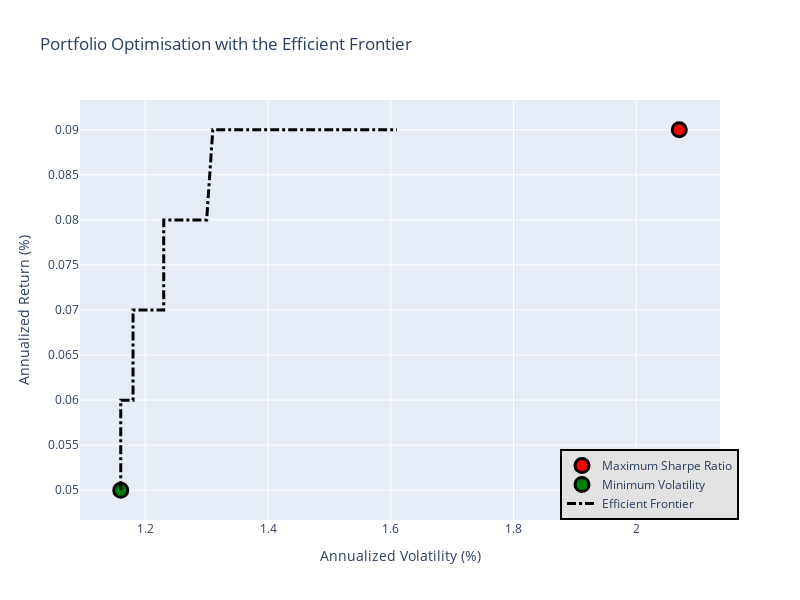

The cell this chart's notebook holds for it:
### Code cell
def maxSR(mean_log_returns, covariance_matrix_log_returns, risk_free_rate=.03, constraintSet=(0, 1)):
    num_assets = len(mean_log_returns)
    
    def portfolio_return(weights):
        return np.dot(weights, mean_log_returns)
    
    def portfolio_volatility(weights):
        return np.sqrt(np.dot(weights.T, np.dot(covariance_matrix_log_returns, weights)))
    
    def negative_sharpe_ratio(weights):
        return - (portfolio_return(weights) - risk_free_rate) / portfolio_volatility(weights)
    
    constraints = {'type': 'eq', 'fun': lambda x: np.sum(x) - 1}
    bounds = tuple(constraintSet for _ in range(num_assets))
    initial_guess = num_assets * [1. / num_assets]
    
    result = minimize(negative_sharpe_ratio, initial_guess, method='SLSQP', bounds=bounds, constraints=constraints)
    return result

def minimizeVariance(mean_log_returns, covariance_matrix_log_returns, constraintSet=(0, 1)):
    num_assets = len(mean_log_returns)
    
    def portfolio_volatility(weights):
        return np.sqrt(np.dot(weights.T, np.dot(covariance_matrix_log_returns, weights)))
    
    constraints = {'type': 'eq', 'fun': lambda x: np.sum(x) - 1}
    bounds = tuple(constraintSet for _ in range(num_assets))
    initial_guess = num_assets * [1. / num_assets]
    
    result = minimize(portfolio_volatility, initial_guess, method='SLSQP', bounds=bounds, constraints=constraints)
    return result

def portfolioPerformance(weights, mean_log_returns, covariance_matrix_log_returns):
    portfolio_return = np.dot(weights, mean_log_returns)
    portfolio_stddev = np.sqrt(np.dot(weights.T, np.dot(covariance_matrix_log_returns, weights)))
    return portfolio_return, portfolio_stddev

def portfolioReturn(weights, mean_log_returns, covariance_matrix_log_returns):
    return np.dot(weights, mean_log_returns)

def portfolioVariance(weights, mean_log_returns, covariance_matrix_log_returns):
    return np.sqrt(np.dot(weights.T, np.dot(covariance_matrix_log_returns, weights)))

def efficientOpt(mean_log_returns, covariance_matrix_log_returns, returnTarget, constraintSet=(0, 1)):
    "For each returnTarget, we want to optimize the portfolio for minimum variance"
    num_assets = len(mean_log_returns)
    args = (mean_log_returns, covariance_matrix_log_returns)
    
    constraints = (
        {'type': 'eq', 'fun': lambda x: portfolioReturn(x, mean_log_returns, covariance_matrix_log_returns) - returnTarget},
        {'type': 'eq', 'fun': lambda x: np.sum(x) - 1}
    )
    bounds = tuple(constraintSet for _ in range(num_assets))
    initial_guess = num_assets * [1. / num_assets]
    
    effOpt = minimize(portfolioVariance, initial_guess, args=args, method='SLSQP', bounds=bounds, constraints=constraints)
    return effOpt

def calculatedResults(mean_log_returns, covariance_matrix_log_returns, risk_free_rate=.03, constraintSet=(0, 1)):
    "read in mean, cov matrix, and other financial information"
    "output, Max SR, Min Volatility, efficient frontier"
    # Max Sharpe Ratio Portfolio
    maxSR_Portfolio = maxSR(mean_log_returns, covariance_matrix_log_returns, risk_free_rate, constraintSet)
    maxSR_Returns, maxSR_std = portfolioPerformance(maxSR_Portfolio.x, mean_log_returns, covariance_matrix_log_returns)
    maxSR_Returns, maxSR_std = round(maxSR_Returns * 100, 2), round(maxSR_std * 100, 2)
    maxSR_allocation = pd.DataFrame(maxSR_Portfolio.x, index=mean_log_returns.index, columns=['allocation'])
    maxSR_allocation.allocation = [round(i * 100, 0) for i in maxSR_allocation.allocation]
    
    # Min Volatility Portfolio 
    minVol_Portfolio = minimizeVariance(mean_log_returns, covariance_matrix_log_returns, constraintSet)
    minVol_returns, minVol_std = portfolioPerformance(minVol_Portfolio.x, mean_log_returns, covariance_matrix_log_returns)
    minVol_returns, minVol_std = round(minVol_returns * 100, 2), round(minVol_std * 100, 2)
    minVol_allocation = pd.DataFrame(minVol_Portfolio.x, index=mean_log_returns.index, columns=['allocation'])
    minVol_allocation.allocation = [round(i * 100, 0) for i in minVol_allocation.allocation]

    # Efficient Frontier
    target_returns = np.linspace(minVol_returns / 100, maxSR_Returns / 100, 100)
    efficient_stddevs = []
    efficient_allocations = []
    
    for target in target_returns:
        efficient_portfolio = efficientOpt(mean_log_returns, covariance_matrix_log_returns, target, constraintSet)
        efficient_stddev = portfolioPerformance(efficient_portfolio.x, mean_log_returns, covariance_matrix_log_returns)[1]
        efficient_stddevs.append(efficient_stddev)
        efficient_allocations.append(efficient_portfolio.x)

    efficient_stddevs = [round(std * 100, 2) for std in efficient_stddevs]
    target_returns = [round(ret * 100, 2) for ret in target_returns]
    
    return maxSR_Returns, maxSR_std, maxSR_allocation, minVol_returns, minVol_std, minVol_allocation, efficient_stddevs, target_returns, efficient_allocations

# Graph Function
def EF_graph(mean_log_returns, covariance_matrix_log_returns, riskFreeRate=.03, constraintSet=(0, 1)):
    "return a graph, plotting minVol, maxSR and efficient frontier"
    maxSR_Returns, maxSR_std, maxSR_allocation, minVol_returns, minVol_std, minVol_allocation, efficientList, targetReturn, efficient_allocations = calculatedResults(mean_log_returns, covariance_matrix_log_returns, riskFreeRate, constraintSet)
    
    # Max SR
    MaxSharpeRatio = go.Scatter(
        name="Maximum Sharpe Ratio",
        mode="markers",
        x=[maxSR_std],
        y=[maxSR_Returns],
        marker=dict(color='red', size=14, line=dict(width=3, color='black')),
        text=[maxSR_allocation.to_dict()['allocation']],
        hoverinfo='text'
    )
    
    # Min Vol
    MinVol = go.Scatter(
        name="Minimum Volatility",
        mode="markers",
        x=[minVol_std],
        y=[minVol_returns],
        marker=dict(color='green', size=14, line=dict(width=3, color='black')),
        text=[minVol_allocation.to_dict()['allocation']],
        hoverinfo='text'
    )    
         
    # Efficient Frontier
    efficient_text = [
        "<br>".join([f"{symbol}: {round(weight*100, 2)}%" for symbol, weight in zip(mean_log_returns.index, alloc)])
        for alloc in efficient_allocations
    ]
    
    EF_curve = go.Scatter(
        name="Efficient Frontier",
        mode="lines",
        x=efficientList,
        y=targetReturn,
        line=dict(color='black', width=3, dash='dashdot'),
        text=efficient_text,
        hoverinfo='text'
    )    
    
    data = [MaxSharpeRatio, MinVol, EF_curve]
    
    layout = go.Layout(
        title="Portfolio Optimisation with the Efficient Frontier",
        yaxis=dict(title="Annualized Return (%)"),
        xaxis=dict(title="Annualized Volatility (%)"),
        showlegend=True,
        legend=dict(
            x=0.75, 
            y=0, 
            traceorder='normal', 
            bgcolor='#E2E2E2', 
            bordercolor='black', 
            borderwidth=2),
        width=800,
        height=600,
    )
        
    fig = go.Figure(data=data, layout=layout)   
    
    return fig.show()

EF_graph(mean_log_returns, covariance_matrix_log_returns)

### Figure 1 — Plotly figure (JSON) as saved in the notebook; plotly's stock layout.template omitted (floating-point values rounded to 4 significant figures)
{"data": [{"hoverinfo": "text", "marker": {"color": "red", "line": {"color": "black", "width": 3}, "size": 14}, "mode": "markers", "name": "Maximum Sharpe Ratio", "text": ["{'AMZN': 100.0, 'COST': 0.0, 'MMM': 0.0}"], "type": "scatter", "x": [2.07], "y": [0.09]}, {"hoverinfo": "text", "marker": {"color": "green", "line": {"color": "black", "width": 3}, "size": 14}, "mode": "markers", "name": "Minimum Volatility", "text": ["{'AMZN': 9.0, 'COST': 47.0, 'MMM': 45.0}"], "type": "scatter", "x": [1.16], "y": [0.05]}, {"hoverinfo": "text", "line": {"color": "black", "dash": "dashdot", "width": 3}, "mode": "lines", "name": "Efficient Frontier", "text": ["AMZN: 6.86%<br>COST: 49.18%<br>MMM: 43.97%", "AMZN: 7.0%<br>COST: 49.53%<br>MMM: 43.46%", "AMZN: 7.15%<br>COST: 49.89%<br>MMM: 42.96%", "AMZN: 7.3%<br>COST: 50.25%<br>MMM: 42.46%", "AMZN: 7.44%<br>COST: 50.6%<br>MMM: 41.95%", "AMZN: 7.59%<br>COST: 50.96%<br>MMM: 41.45%", "AMZN: 7.74%<br>COST: 51.31%<br>MMM: 40.95%", "AMZN: 7.88%<br>COST: 51.67%<br>MMM: 40.44%", "AMZN: 8.03%<br>COST: 52.03%<br>MMM: 39.94%", "AMZN: 8.18%<br>COST: 52.38%<br>MMM: 39.44%", "AMZN: 8.33%<br>COST: 52.74%<br>MMM: 38.93%", "AMZN: 8.47%<br>COST: 53.1%<br>MMM: 38.43%", "AMZN: 8.62%<br>COST: 53.45%<br>MMM: 37.93%", "AMZN: 8.77%<br>COST: 53.81%<br>MMM: 37.42%", "AMZN: 8.91%<br>COST: 54.16%<br>MMM: 36.92%", "AMZN: 9.06%<br>COST: 54.52%<br>MMM: 36.42%", "AMZN: 9.21%<br>COST: 54.88%<br>MMM: 35.91%", "AMZN: 9.36%<br>COST: 55.23%<br>MMM: 35.41%", "AMZN: 9.5%<br>COST: 55.59%<br>MMM: 34.91%", "AMZN: 9.65%<br>COST: 55.94%<br>MMM: 34.41%", "AMZN: 9.8%<br>COST: 56.3%<br>MMM: 33.9%", "AMZN: 9.95%<br>COST: 56.66%<br>MMM: 33.4%", "AMZN: 10.09%<br>COST: 57.01%<br>MMM: 32.9%", "AMZN: 10.24%<br>COST: 57.37%<br>MMM: 32.39%", "AMZN: 10.39%<br>COST: 57.73%<br>MMM: 31.89%", "AMZN: 10.53%<br>COST: 58.09%<br>MMM: 31.38%", "AMZN: 10.67%<br>COST: 58.45%<br>MMM: 30.88%", "AMZN: 10.84%<br>COST: 58.78%<br>MMM: 30.38%", "AMZN: 10.96%<br>COST: 59.17%<br>MMM: 29.87%", "AMZN: 11.12%<br>COST: 59.51%<br>MMM: 29.37%", "AMZN: 11.27%<br>COST: 59.86%<br>MMM: 28.87%", "AMZN: 11.42%<br>COST: 60.22%<br>MMM: 28.37%", "AMZN: 11.57%<br>COST: 60.57%<br>MMM: 27.86%", "AMZN: 11.72%<br>COST: 60.93%<br>MMM: 27.36%", "AMZN: 11.86%<br>COST: 61.28%<br>MMM: 26.86%", "AMZN: 12.01%<br>COST: 61.64%<br>MMM: 26.35%", "AMZN: 12.16%<br>COST: 61.99%<br>MMM: 25.85%", "AMZN: 12.31%<br>COST: 62.35%<br>MMM: 25.35%", "AMZN: 12.45%<br>COST: 62.7%<br>MMM: 24.84%", "AMZN: 12.6%<br>COST: 63.06%<br>MMM: 24.34%", "AMZN: 12.75%<br>COST: 63.41%<br>MMM: 23.84%", "AMZN: 12.9%<br>COST: 63.77%<br>MMM: 23.33%", "AMZN: 13.05%<br>COST: 64.12%<br>MMM: 22.83%", "AMZN: 13.19%<br>COST: 64.48%<br>MMM: 22.33%", "AMZN: 13.34%<br>COST: 64.83%<br>MMM: 21.82%", "AMZN: 13.49%<br>COST: 65.19%<br>MMM: 21.32%", "AMZN: 13.64%<br>COST: 65.55%<br>MMM: 20.82%", "AMZN: 13.78%<br>COST: 65.9%<br>MMM: 20.31%", "AMZN: 13.93%<br>COST: 66.26%<br>MMM: 19.81%", "AMZN: 14.08%<br>COST: 66.61%<br>MMM: 19.31%", "AMZN: 14.23%<br>COST: 66.97%<br>MMM: 18.81%", "AMZN: 14.38%<br>COST: 67.32%<br>MMM: 18.3%", "AMZN: 14.52%<br>COST: 67.68%<br>MMM: 17.8%", "AMZN: 14.67%<br>COST: 68.03%<br>MMM: 17.3%", "AMZN: 14.82%<br>COST: 68.39%<br>MMM: 16.79%", "AMZN: 14.97%<br>COST: 68.74%<br>MMM: 16.29%", "AMZN: 15.12%<br>COST: 69.1%<br>MMM: 15.79%", "AMZN: 15.26%<br>COST: 69.45%<br>MMM: 15.28%", "AMZN: 15.41%<br>COST: 69.81%<br>MMM: 14.78%", "AMZN: 15.56%<br>COST: 70.16%<br>MMM: 14.28%", "AMZN: 15.71%<br>COST: 70.52%<br>MMM: 13.77%", "AMZN: 15.86%<br>COST: 70.87%<br>MMM: 13.27%", "AMZN: 16.0%<br>COST: 71.23%<br>MMM: 12.77%", "AMZN: 16.15%<br>COST: 71.58%<br>MMM: 12.26%", "AMZN: 16.3%<br>COST: 71.94%<br>MMM: 11.76%", "AMZN: 16.45%<br>COST: 72.29%<br>MMM: 11.26%", "AMZN: 16.6%<br>COST: 72.65%<br>MMM: 10.75%", "AMZN: 16.75%<br>COST: 73.0%<br>MMM: 10.25%", "AMZN: 16.89%<br>COST: 73.36%<br>MMM: 9.75%", "AMZN: 17.04%<br>COST: 73.71%<br>MMM: 9.25%", "AMZN: 17.19%<br>COST: 74.07%<br>MMM: 8.74%", "AMZN: 17.34%<br>COST: 74.42%<br>MMM: 8.24%", "AMZN: 17.49%<br>COST: 74.78%<br>MMM: 7.74%", "AMZN: 17.64%<br>COST: 75.13%<br>MMM: 7.23%", "AMZN: 17.78%<br>COST: 75.49%<br>MMM: 6.73%", "AMZN: 17.93%<br>COST: 75.84%<br>MMM: 6.23%", "AMZN: 18.08%<br>COST: 76.2%<br>MMM: 5.72%", "AMZN: 18.23%<br>COST: 76.55%<br>MMM: 5.22%", "AMZN: 18.38%<br>COST: 76.91%<br>MMM: 4.72%", "AMZN: 18.53%<br>COST: 77.26%<br>MMM: 4.21%", "AMZN: 18.67%<br>COST: 77.61%<br>MMM: 3.71%", "AMZN: 18.82%<br>COST: 77.97%<br>MMM: 3.21%", "AMZN: 18.97%<br>COST: 78.32%<br>MMM: 2.7%", "AMZN: 19.12%<br>COST: 78.68%<br>MMM: 2.2%", "AMZN: 19.27%<br>COST: 79.03%<br>MMM: 1.7%", "AMZN: 19.42%<br>COST: 79.39%<br>MMM: 1.2%", "AMZN: 19.57%<br>COST: 79.74%<br>MMM: 0.69%", "AMZN: 19.65%<br>COST: 80.17%<br>MMM: 0.18%", "AMZN: 22.22%<br>COST: 77.78%<br>MMM: 0.0%", "AMZN: 26.14%<br>COST: 73.86%<br>MMM: 0.0%", "AMZN: 30.07%<br>COST: 69.93%<br>MMM: 0.0%", "AMZN: 33.99%<br>COST: 66.01%<br>MMM: 0.0%", "AMZN: 37.92%<br>COST: 62.08%<br>MMM: 0.0%", "AMZN: 41.84%<br>COST: 58.16%<br>MMM: 0.0%", "AMZN: 45.77%<br>COST: 54.23%<br>MMM: 0.0%", "AMZN: 49.69%<br>COST: 50.31%<br>MMM: 0.0%", "AMZN: 53.62%<br>COST: 46.38%<br>MMM: 0.0%", "AMZN: 57.54%<br>COST: 42.46%<br>MMM: 0.0%", "AMZN: 61.47%<br>COST: 38.53%<br>MMM: 0.0%", "AMZN: 65.39%<br>COST: 34.61%<br>MMM: 0.0%"], "type": "scatter", "x": [1.16, 1.16, 1.16, 1.16, 1.16, 1.16, 1.16, 1.16, 1.16, 1.16, 1.16, 1.16, 1.16, 1.16, 1.16, 1.16, 1.16, 1.16, 1.16, 1.16, 1.16, 1.16, 1.16, 1.16, 1.16, 1.16, 1.16, 1.16, 1.17, 1.17, 1.17, 1.17, 1.17, 1.17, 1.17, 1.17, 1.17, 1.18, 1.18, 1.18, 1.18, 1.18, 1.18, 1.19, 1.19, 1.19, 1.19, 1.19, 1.2, 1.2, 1.2, 1.2, 1.2, 1.21, 1.21, 1.21, 1.21, 1.22, 1.22, 1.22, 1.22, 1.23, 1.23, 1.23, 1.23, 1.24, 1.24, 1.24, 1.24, 1.25, 1.25, 1.25, 1.26, 1.26, 1.26, 1.27, 1.27, 1.27, 1.28, 1.28, 1.28, 1.29, 1.29, 1.29, 1.3, 1.3, 1.3, 1.31, 1.31, 1.32, 1.33, 1.35, 1.37, 1.4, 1.42, 1.46, 1.49, 1.53, 1.57, 1.61], "y": [0.05, 0.05, 0.05, 0.05, 0.05, 0.05, 0.05, 0.05, 0.05, 0.05, 0.05, 0.05, 0.05, 0.06, 0.06, 0.06, 0.06, 0.06, 0.06, 0.06, 0.06, 0.06, 0.06, 0.06, 0.06, 0.06, 0.06, 0.06, 0.06, 0.06, 0.06, 0.06, 0.06, 0.06, 0.06, 0.06, 0.06, 0.06, 0.07, 0.07, 0.07, 0.07, 0.07, 0.07, 0.07, 0.07, 0.07, 0.07, 0.07, 0.07, 0.07, 0.07, 0.07, 0.07, 0.07, 0.07, 0.07, 0.07, 0.07, 0.07, 0.07, 0.07, 0.08, 0.08, 0.08, 0.08, 0.08, 0.08, 0.08, 0.08, 0.08, 0.08, 0.08, 0.08, 0.08, 0.08, 0.08, 0.08, 0.08, 0.08, 0.08, 0.08, 0.08, 0.08, 0.08, 0.08, 0.08, 0.09, 0.09, 0.09, 0.09, 0.09, 0.09, 0.09, 0.09, 0.09, 0.09, 0.09, 0.09, 0.09]}], "layout": {"height": 600, "legend": {"bgcolor": "#E2E2E2", "bordercolor": "black", "borderwidth": 2, "traceorder": "normal", "x": 0.75, "y": 0}, "showlegend": true, "title": {"text": "Portfolio Optimisation with the Efficient Frontier"}, "width": 800, "xaxis": {"title": {"text": "Annualized Volatility (%)"}}, "yaxis": {"title": {"text": "Annualized Return (%)"}}}}
